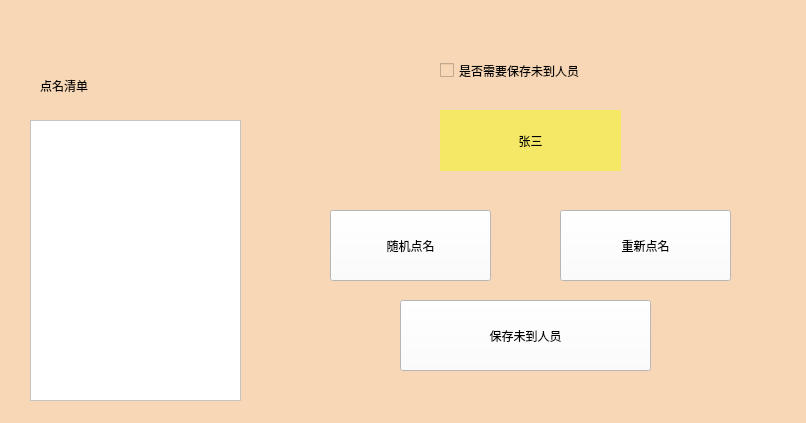
<?xml version="1.0" encoding="UTF-8"?>
<ui version="4.0">
 <class>Widget</class>
 <widget class="QWidget" name="Widget">
  <property name="geometry">
   <rect>
    <x>0</x>
    <y>0</y>
    <width>806</width>
    <height>423</height>
   </rect>
  </property>
  <property name="windowTitle">
   <string>Widget</string>
  </property>
  <property name="styleSheet">
   <string notr="true">background-color: rgb(247, 215, 181);
font: 20pt &quot;楷体&quot;;</string>
  </property>
  <widget class="QLabel" name="image">
   <property name="geometry">
    <rect>
     <x>440</x>
     <y>110</y>
     <width>181</width>
     <height>61</height>
    </rect>
   </property>
   <property name="styleSheet">
    <string notr="true">background-color: rgb(245, 232, 102);</string>
   </property>
   <property name="text">
    <string>张三</string>
   </property>
   <property name="alignment">
    <set>Qt::AlignCenter</set>
   </property>
  </widget>
  <widget class="QPushButton" name="btn_random">
   <property name="geometry">
    <rect>
     <x>330</x>
     <y>210</y>
     <width>161</width>
     <height>71</height>
    </rect>
   </property>
   <property name="styleSheet">
    <string notr="true">background-color: rgb(255, 255, 255);</string>
   </property>
   <property name="text">
    <string>随机点名</string>
   </property>
  </widget>
  <widget class="QListWidget" name="listWidget">
   <property name="geometry">
    <rect>
     <x>30</x>
     <y>120</y>
     <width>211</width>
     <height>281</height>
    </rect>
   </property>
   <property name="styleSheet">
    <string notr="true">background-color: rgb(255, 255, 255);</string>
   </property>
  </widget>
  <widget class="QLabel" name="label_check">
   <property name="geometry">
    <rect>
     <x>40</x>
     <y>60</y>
     <width>381</width>
     <height>51</height>
    </rect>
   </property>
   <property name="text">
    <string>点名清单</string>
   </property>
  </widget>
  <widget class="QPushButton" name="btn_restart">
   <property name="geometry">
    <rect>
     <x>560</x>
     <y>210</y>
     <width>171</width>
     <height>71</height>
    </rect>
   </property>
   <property name="styleSheet">
    <string notr="true">background-color: rgb(255, 255, 255);</string>
   </property>
   <property name="text">
    <string>重新点名</string>
   </property>
  </widget>
  <widget class="QPushButton" name="btn_save">
   <property name="geometry">
    <rect>
     <x>400</x>
     <y>300</y>
     <width>251</width>
     <height>71</height>
    </rect>
   </property>
   <property name="styleSheet">
    <string notr="true">background-color: rgb(255, 255, 255);</string>
   </property>
   <property name="text">
    <string>保存未到人员</string>
   </property>
  </widget>
  <widget class="QCheckBox" name="checkBox">
   <property name="geometry">
    <rect>
     <x>440</x>
     <y>50</y>
     <width>381</width>
     <height>41</height>
    </rect>
   </property>
   <property name="text">
    <string>是否需要保存未到人员</string>
   </property>
  </widget>
 </widget>
 <layoutdefault spacing="6" margin="11"/>
 <resources/>
 <connections/>
</ui>
